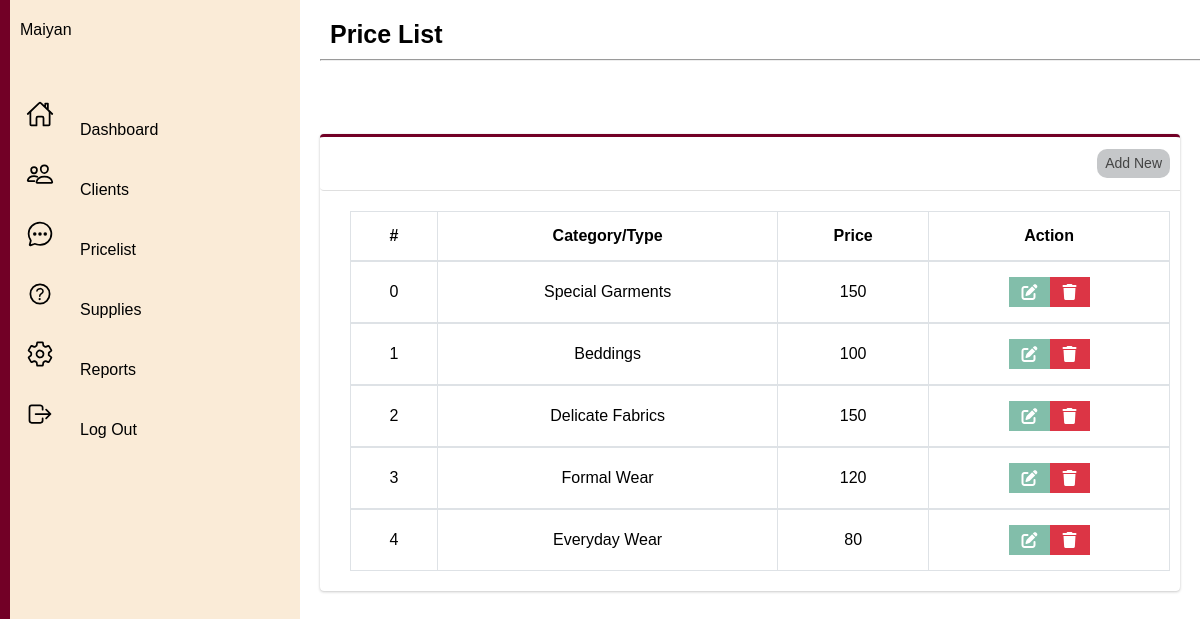
The page /pricelist.php on the database its author committed.
### tables this page shows
CREATE TABLE `pricelist` (
  `priceID` int(8) NOT NULL COMMENT 'primary key',
  `price` int(11) NOT NULL COMMENT 'price per kg',
  `category` varchar(100) NOT NULL
);

### pricelist.php (the view, shortened to what this page needs)
<?php
require 'config.php';
?>
<html lang="en">
<head>
    <link rel="stylesheet" href="Assets/dashboard.css" />
</head>
<body>
    <?php include 'sidebar.php'?>
    <div class="main">
        <h1 class="page-title">Price List</h1>
        <hr class="line">
        <div class="table-container">
            <div class="mycol">
                <div class="card-1 card-outline card-primary">
                    <div class="card-header-1">
                        <div class="card-item">
                            <a href="addprice.php" class="addbtn">Add New</a>
                        </div>
                    </div>
                        <div class="card-body-1">
                            <div class="mini-wrapper">
                                <div class="row-1">
                                    <div class="table col">
                                        <table class="mytable">
                                            <thead>
                                                <tr>
                                                    <th class="rhead">#</th>
                                                    <th class="rhead">Category/Type</th>
                                                    <th class="rhead">Price</th>
                                                    <th class="rhead">Action</th>
                                                </tr>
                                            </thead>
                                            <tbody>
                                                <?php
                                                $i = 0;
                                                $query = $con->query("SELECT * FROM pricelist order by priceID DESC");
                                                while ($row = $query->fetch_assoc()):
                                                ?>
                                                <tr>
                                                    <td class="rbody"><?php echo $i++; ?></td>
                                                    <td class="rbody"><?php echo ucwords($row['category']);?></td>
                                                    <td class="rbody"><?php echo $row['price']?></td>
                                                    <td class="rbody">
                                                        <div class="btn-group">
                                                            <a href="edit_price.php?&edit_id=<?php echo $row['priceID'] ?>"class="btn-main btn-edit">
                                                                <i class="fas fa-edit"></i>
                                                            </a>
                                                            <a href="delete_price.php?&del_id=<?php echo $row['priceID']?>"class="btn-main btn-del">
                                                                <i class="fas fa-trash"></i>
                                                            </a>
                                                        </div>
                                                    </td>
                                                </tr>
                                                <?php endwhile; ?>
                                            </tbody>
                                        </table>
                                    </div>
                                </div>
                            </div>
                        </div>
                </div>
            </div>
        </div>
    </div>
</body>
</html>

### Assets/dashboard.css (style rules this page uses)
* { margin: 0; padding: 0; box-sizing: border-box; font-family: "Heebo", sans-serif; text-decoration: none; }
:root { --red: #720026; --white: #fff; --grey: #f5f5f5; --black1: #333; --black2: #999; }
.main { position: absolute; width: calc(100% - 300px); left: 300px; min-height: 100vh; background: var(--white); transition: 0.5s; }
* { margin: 0; padding:0; box-sizing: border-box; }
.col { flex-basis: 50%; min-width: 300px; }
body { background-color: antiquewhite; }
* { margin: 0px; padding: 0px; box-sizing: border-box; font-family: sans-serif; }
.page-title { margin-left: 20px; margin-top: 10px; padding: 10px; font-size: 25px; }
.line { height: 1px; width: 100%; position: absolute; font-size: 50px; margin-left: 20px; margin-right: auto; }
.table-container { width: 100%; position: relative; padding-left: 10px; padding-right: 10px; margin-left: auto; margin-right: auto; top: 75px; }
.mycol { position: relative; width: 100%; padding-left: 10px; padding-right: 10px; max-width: 100%; }
.card-1 { position: relative; display: flex; flex-direction: column; min-width: 0; word-wrap: break-word; background-color: #fff; background-clip: border-box; border: 0 solid rgba(0,0,0,.125); border-radius: 0.25rem; box-shadow: 0 0 1px rgba(0,0,0,.125), 0 1px 3px rgba(0, 0, 0, .2); margin-bottom: 1rem; }
.card-primary.card-outline { border-top: 3px solid #720026; }
.card-header-1 { background-color: transparent; border-bottom: 1px solid rgba(0,0,0,.125); padding: 0.75rem 1.25rem; position: relative; border-top-left-radius: 0.25rem; border-bottom-left-radius: 0.25rem; margin-bottom: 0; }
.card-header-1 > .card-item { float: right; margin-right: -0.625rem; }
.addbtn { display: block; text-decoration: none; width: 100%; cursor: pointer; border-radius: 10px; padding: 0.25rem 0.5rem; border-width: 1px; box-shadow: none; background-color: #c5c7c9; color: #444; font-size: .875rem; line-height: 1.5; border-color: #720026; user-select: none; transition: color .15s ease-in-out, background-color .15s ease-in-out, border-color .15s ease-in-out; }
.card-body-1 { flex: 1 1 auto; min-height: 1px; padding: 1.25rem; }
.mini-wrapper { width: 100%; }
.row-1 { display: flex; width: 100%; flex-wrap: wrap; flex-direction: column; margin-left: 10px; margin-right: 10px; }
.mytable { width: 100%; border-spacing: 0; }
.rhead:first-child, .rbody:first-child { border-left: 1px solid #dee2e6; }
.rhead, .rbody { text-align: center; padding: 15px; border-bottom: 1px solid #dee2e6; border-top: 1px solid #dee2e6; border-right: 1px solid #dee2e6; }
.btn-group { position: relative; display: inline-flex; vertical-align: middle; }
.btn-main { display: inline-block; font-weight: 400; text-align: center; vertical-align: middle; user-select: none; border: 1px solid transparent; padding: 0.375rem 0.75rem; font-size: 1rem; line-height: 1.5; transition: color .15s ease-in-out, background-color .15s ease-in-out, border-color .15s ease-in-out, box-shadow .15s ease-in-out; }
.btn-edit { position: relative; flex: 1 1 auto; cursor: pointer; border-radius: 0; border-width: 1px; box-shadow: none; color: #fff; background-color: rgb(130, 190, 170); border-color: rgb(130, 190, 170); text-decoration: none; }
.btn-del { position: relative; flex: 1 1 auto; margin-left: -1px; cursor: pointer; border-radius: 0; border-width: 1px; box-shadow: none; color: #fff; background-color: #dc3545; border-color: #dc3545; }

### pricelist.php (style rules this page uses)
.hydrated { visibility:inherit }

### rows shown on the page
pricelist: category "Special Garments", price "150"
pricelist: category "Beddings", price "100"
pricelist: category "Delicate Fabrics", price "150"
pricelist: category "Formal Wear", price "120"
pricelist: category "Everyday Wear", price "80"
